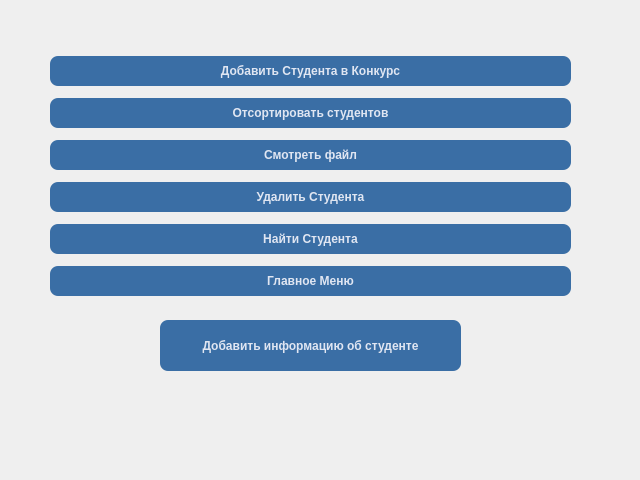
<?xml version="1.0" encoding="UTF-8"?>
<ui version="4.0">
 <class>StudentDataService</class>
 <widget class="QWidget" name="StudentDataService">
  <property name="geometry">
   <rect>
    <x>0</x>
    <y>0</y>
    <width>640</width>
    <height>480</height>
   </rect>
  </property>
  <property name="windowTitle">
   <string>Form</string>
  </property>
  <widget class="QWidget" name="verticalLayoutWidget">
   <property name="geometry">
    <rect>
     <x>50</x>
     <y>50</y>
     <width>521</width>
     <height>253</height>
    </rect>
   </property>
   <layout class="QVBoxLayout" name="verticalLayout">
    <item>
     <widget class="QPushButton" name="pushButtonAddStudent">
      <property name="styleSheet">
       <string notr="true">  QPushButton {
        background-color: #3A6EA5;
        color: #E0E6F2;
        border: none;
        border-radius: 8px;
        padding: 8px 16px;
        font-weight: 600;
    }
    QPushButton:hover {
        background-color: #5591D3;
    }
    QPushButton:pressed {
        background-color: #2C5588;
    }</string>
      </property>
      <property name="text">
       <string>Добавить Студента в Конкурс</string>
      </property>
     </widget>
    </item>
    <item>
     <widget class="QPushButton" name="pushButtonSortStud">
      <property name="styleSheet">
       <string notr="true">  QPushButton {
        background-color: #3A6EA5;
        color: #E0E6F2;
        border: none;
        border-radius: 8px;
        padding: 8px 16px;
        font-weight: 600;
    }
    QPushButton:hover {
        background-color: #5591D3;
    }
    QPushButton:pressed {
        background-color: #2C5588;
    }</string>
      </property>
      <property name="text">
       <string>Отсортировать студентов</string>
      </property>
     </widget>
    </item>
    <item>
     <widget class="QPushButton" name="pushButtonSeeFile">
      <property name="styleSheet">
       <string notr="true">  QPushButton {
        background-color: #3A6EA5;
        color: #E0E6F2;
        border: none;
        border-radius: 8px;
        padding: 8px 16px;
        font-weight: 600;
    }
    QPushButton:hover {
        background-color: #5591D3;
    }
    QPushButton:pressed {
        background-color: #2C5588;
    }</string>
      </property>
      <property name="text">
       <string>Смотреть файл</string>
      </property>
     </widget>
    </item>
    <item>
     <widget class="QPushButton" name="pushButtonDeleteStudent">
      <property name="styleSheet">
       <string notr="true">  QPushButton {
        background-color: #3A6EA5;
        color: #E0E6F2;
        border: none;
        border-radius: 8px;
        padding: 8px 16px;
        font-weight: 600;
    }
    QPushButton:hover {
        background-color: #5591D3;
    }
    QPushButton:pressed {
        background-color: #2C5588;
    }</string>
      </property>
      <property name="text">
       <string>Удалить Cтудента</string>
      </property>
     </widget>
    </item>
    <item>
     <widget class="QPushButton" name="pushButtonFindStudent">
      <property name="styleSheet">
       <string notr="true">  QPushButton {
        background-color: #3A6EA5;
        color: #E0E6F2;
        border: none;
        border-radius: 8px;
        padding: 8px 16px;
        font-weight: 600;
    }
    QPushButton:hover {
        background-color: #5591D3;
    }
    QPushButton:pressed {
        background-color: #2C5588;
    }</string>
      </property>
      <property name="text">
       <string>Найти Студента</string>
      </property>
     </widget>
    </item>
    <item>
     <widget class="QPushButton" name="pushButtonBackMain">
      <property name="styleSheet">
       <string notr="true">  QPushButton {
        background-color: #3A6EA5;
        color: #E0E6F2;
        border: none;
        border-radius: 8px;
        padding: 8px 16px;
        font-weight: 600;
    }
    QPushButton:hover {
        background-color: #5591D3;
    }
    QPushButton:pressed {
        background-color: #2C5588;
    }</string>
      </property>
      <property name="text">
       <string>Главное Меню</string>
      </property>
     </widget>
    </item>
   </layout>
  </widget>
  <widget class="QPushButton" name="pushButton">
   <property name="geometry">
    <rect>
     <x>160</x>
     <y>320</y>
     <width>301</width>
     <height>51</height>
    </rect>
   </property>
   <property name="styleSheet">
    <string notr="true">  QPushButton {
        background-color: #3A6EA5;
        color: #E0E6F2;
        border: none;
        border-radius: 8px;
        padding: 8px 16px;
        font-weight: 600;
    }
    QPushButton:hover {
        background-color: #5591D3;
    }
    QPushButton:pressed {
        background-color: #2C5588;
    }</string>
   </property>
   <property name="text">
    <string>Добавить информацию об студенте</string>
   </property>
  </widget>
 </widget>
 <resources/>
 <connections/>
</ui>
